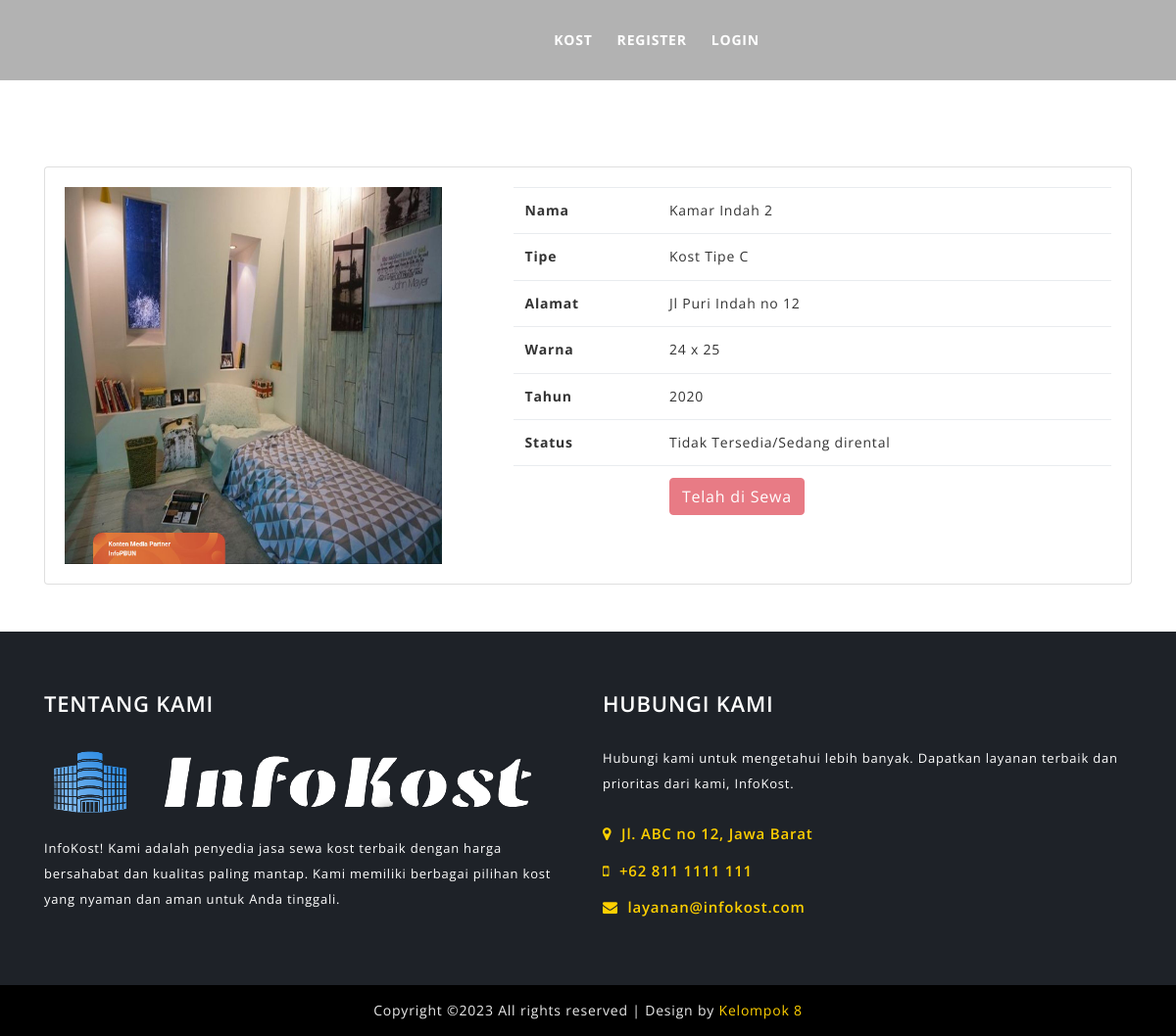
Page /customer/data_kos/detail_kos/21 on the committed database.
### tables this page shows
CREATE TABLE `kos` (
  `id_kos` int(11) NOT NULL,
  `nama_rental` varchar(120) NOT NULL,
  `kode_type` varchar(120) NOT NULL,
  `merk` varchar(120) NOT NULL,
  `no_plat` varchar(200) NOT NULL,
  `warna` varchar(20) NOT NULL,
  `tahun` varchar(4) NOT NULL,
  `status` varchar(50) NOT NULL,
  `harga` int(11) NOT NULL,
  `denda` int(11) NOT NULL,
  `ac` int(11) NOT NULL,
  `supir` int(11) NOT NULL,
  `mp3_player` int(11) NOT NULL,
  `central_lock` int(11) NOT NULL,
  `gambar` varchar(255) NOT NULL
);

### application/controllers/customer/Data_kos.php (called while the page is built, shortened)
<?php
	class Data_kos extends CI_Controller{
		public function detail_kos($id){
			$data['detail'] = $this->rental_model->ambil_id_kos($id);
			$data['rental'] = $this->db->query("SELECT * FROM customer cs, kos mb WHERE mb.nama_rental = cs.nama_rental AND mb.id_kos = '$id'")->result();
			$this->load->view('templates_customer/header');
			$this->load->view('customer/detail_kos', $data);
			$this->load->view('templates_customer/footer');
		}
	}
?>

### index.php (called while the page is built, shortened)
<?php
require_once BASEPATH.'core/CodeIgniter.php';

### application/models/Rental_model.php (called while the page is built, shortened)
<?php
	class Rental_model extends CI_Model{
		public function ambil_id_kos($id){
			$hasil = $this->db->where('id_kos',$id)->get('kos');
			if($hasil->num_rows() > 0){
				return $hasil->result();
			}else{
				return false;
			}
		}
	}
?>

### application/views/customer/detail_kos.php (the view, shortened to what this page needs)
<div class="container mt-5 mb-5 ">
	<div class="card" style="margin-top: 170px">
		<div class="card-body">
			<?php foreach ($detail as $dt) : ?>
				<div class="row">
					<div class="col-md-5">
						<img style="width: 90%" src="<?php echo base_url('assets/upload/' . $dt->gambar) ?>">
					</div>
					<div class="col-md-7">
						<table class="table">
							<tr>
								<th>Nama</th>
								<td><?php echo $dt->merk ?></td>
							</tr>
							<tr>
								<th>Tipe</th>
								<td><?php echo $dt->nama_rental ?></td>
							</tr>
							<tr>
								<th>Alamat</th>
								<td><?php echo $dt->no_plat ?></td>
							</tr>
							<tr>
								<th>Warna</th>
								<td><?php echo $dt->warna ?></td>
							</tr>
							<tr>
								<th>Tahun</th>
								<td><?php echo $dt->tahun ?></td>
							</tr>
							<tr>
								<th>Status</th>
								<td>
									<?php
										if($dt->status == '1'){
											echo "Tersedia";
										}else{
											echo "Tidak Tersedia/Sedang dirental";
										}
									?>
								</td>
							</tr>
							<tr>
								<td></td>
								<td>
									 <?php
					                    if($dt->status == "0"){
					                      echo "<span class='btn btn-danger disabled'>Telah di Sewa</span>";
					                    }else{
					                      echo anchor('customer/rental/tambah_rental/' . $dt->id_kos, '<button class="btn btn-success"> Sewa </button>');
					                    }
					                  ?>
								</td>
							</tr>
						</table>
					</div>
				</div>
			<?php endforeach; ?>
		</div>
	</div>
</div>

### assets/assets_shop/css/style.css (style rules this page uses)
html, body, #slideslow-bg, #slideslow-bg div { height: 100%; }

### rows in the picture
kos: gambar (picture), merk "Kamar Indah 2", nama_rental "Kost Tipe C", no_plat "Jl Puri Indah no 12", warna "24 x 25", tahun "2020", status "Tidak Tersedia/Sedang dirental"
